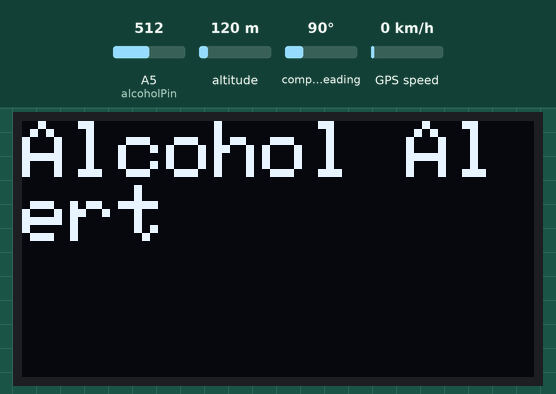
A sketch run on a simulated Arduino Uno, built with avr-gcc and run on an emulated ATmega328P. On the bench: 128×64 one-colour display. The inputs (shaded band) are chosen by the test bench; at power-on: A5 (alcoholPin) = 512, altitude 120 m, compass heading 90°, GPS speed 0 km/h. The display library's start-up logo is not drawn; the GPS gets a fix after 3 s at 37.7749, -122.4194 with 8 satellites; what the sketch prints to the serial monitor is not drawn.

Above: at 0.2 s.

The sketch:

Alcohol_detection.ino
```cpp
#include <Wire.h>
#include <Adafruit_SSD1306.h>
#include <SoftwareSerial.h>
#include <TinyGPS++.h>

// OLED Display settings
#define SCREEN_WIDTH 128
#define SCREEN_HEIGHT 64
#define OLED_RESET    -1 // Reset pin (or -1 if not used)
#define OLED_I2C_ADDRESS 0x3D // Replace with your OLED display's I2C address

Adafruit_SSD1306 display(SCREEN_WIDTH, SCREEN_HEIGHT, &Wire, OLED_RESET);

// GPS settings
SoftwareSerial gpsSerial(4, 15); // RX, TX for GPS module
TinyGPSPlus gps;

// Alcohol sensor pin
const int alcoholPin = A5;

// Define your alcohol threshold
const int THRESHOLD = 100; // Change this value based on your requirements

void setup() {
  // Initialize the OLED display
  display.begin(OLED_I2C_ADDRESS, 21, 22); // I2C address and SDA, SCL pins
  display.display();

  // Initialize GPS module
  gpsSerial.begin(9600);

  // Initialize serial communication
  Serial.begin(9600);
}

void loop() {
  // Read alcohol sensor value
  int alcoholValue = analogRead(alcoholPin);

  // Clear the OLED display
  display.clearDisplay();

  if (alcoholValue > THRESHOLD) {
    // Display "Alcohol Alert" on OLED
    display.setTextSize(2);
    display.setTextColor(SSD1306_WHITE); // Corrected here
    display.setCursor(0, 0);
    display.println("Alcohol Alert");
    display.display();

    // Lock the engine or trigger an alarm here
    // Implement your engine locking or alarm logic

    // Example: Lock the engine (replace with your logic)
    // digitalWrite(engineLockPin, HIGH);
  }

  // Read GPS data
  while (gpsSerial.available() > 0) {
    if (gps.encode(gpsSerial.read())) {
      // Retrieve GPS data and use it as needed
      double latitude = gps.location.lat();
      double longitude = gps.location.lng();
      Serial.print("Latitude: ");
      Serial.println(latitude, 6);
      Serial.print("Longitude: ");
      Serial.println(longitude, 6);
    }
  }

  delay(1000); // Delay for a second (adjust as needed)
}
```
